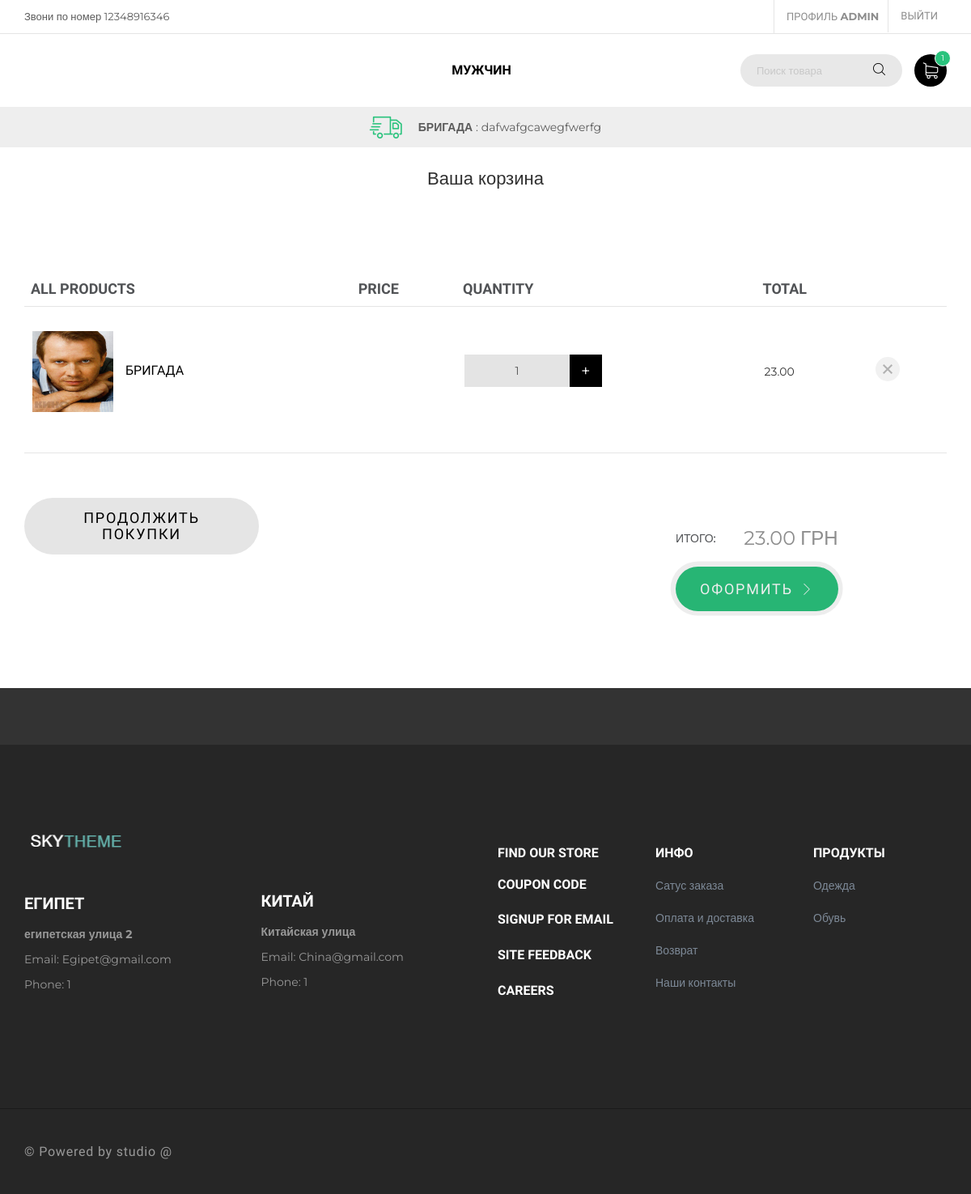
The app's page /cart/ (signed in), older data.
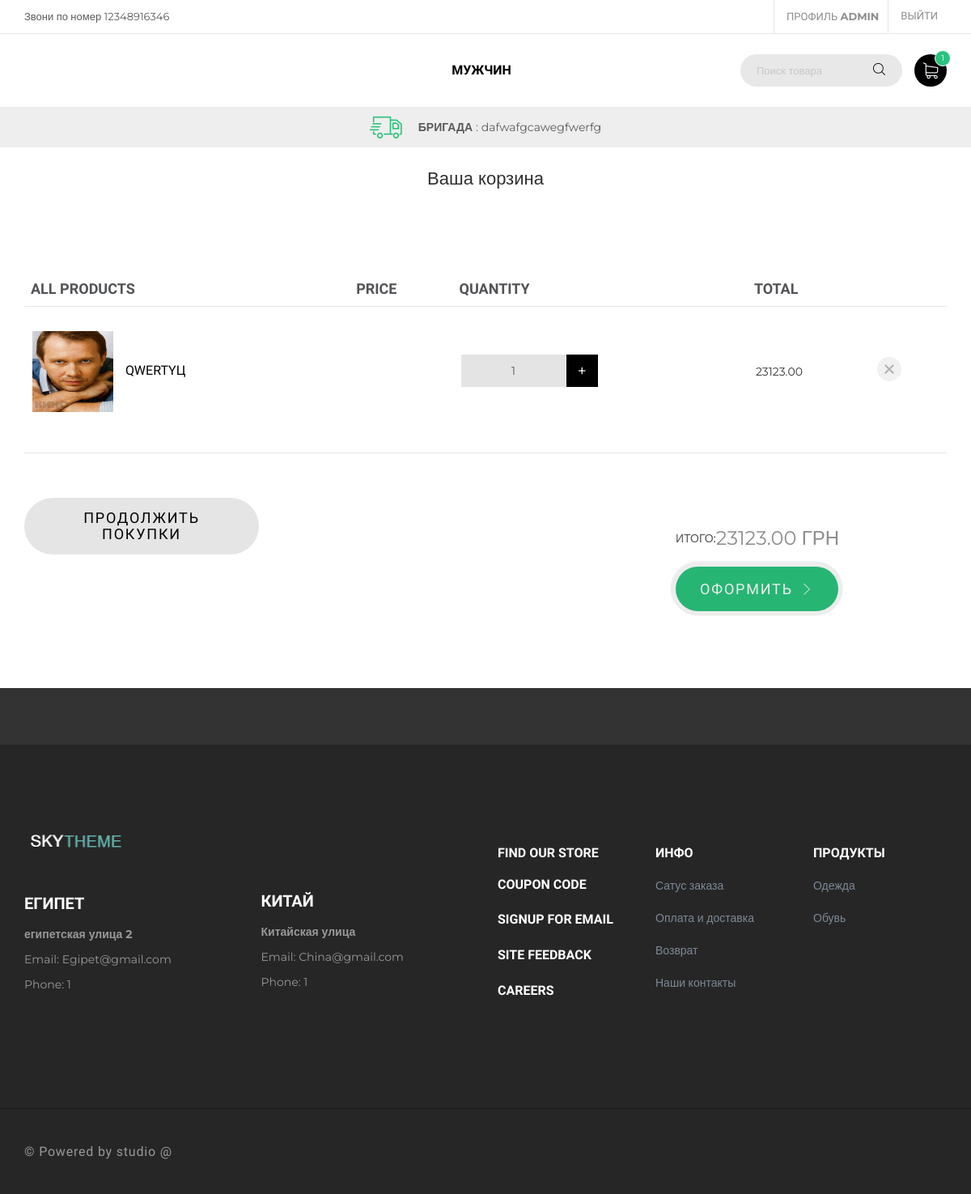
The same page, newer data.
### mainapp/models.py (models this page shows, shortened)
class ChangeMyInfo(models.Model):
    toptext = models.CharField(max_length=150,verbose_name='Текст в левом углу',null=True,blank=True)
    adress1= models.CharField(max_length=150,verbose_name='Адресс 1',null=True,blank=True)
    street1= models.CharField(max_length=150,verbose_name='Улица для адресс 1',null=True,blank=True)
    email1= models.EmailField(max_length=150,verbose_name='емайл для адрес 1',null=True,blank=True)
    phone1= models.CharField(max_length=20, verbose_name='Номер телефона')
    adress2 = models.CharField(max_length=150,verbose_name='Адресс 2',null=True,blank=True)
    street2=  models.CharField(max_length=150,verbose_name='Улица для адресс 2',null=True,blank=True)
    email2= models.EmailField(max_length=150,verbose_name='Емайл для адрес 2',null=True,blank=True)
    phone2= models.CharField(max_length=20, verbose_name='Номер телефона')
    about=  models.CharField(max_length=150,verbose_name='Пару слов о сайте',null=True,blank=True)

class Category(MPTTModel):
    class Meta:
        verbose_name = 'Категории'
        verbose_name_plural = 'Категории'
    parent = TreeForeignKey('self', null=True, blank=True, related_name='children', db_index=True,on_delete=models.PROTECT)
    name = models.CharField(max_length=250,verbose_name='Имя категории')
    slug = models.SlugField(unique=True)
    class MPTTMeta:
        order_insertion_by = ['name']
    def get_absolute_url(self):
        return reverse('category_detail',kwargs={'slug': self.slug})

class Cart(models.Model):
    class Meta:
        verbose_name = 'Корзина'
        verbose_name_plural = 'Корзина'
    owner = models.ForeignKey('Customer',null=True, verbose_name='Владелец',on_delete=models.CASCADE)
    products = models.ManyToManyField(CartProduct,blank=True,related_name='related_cart')
    total_products = models.PositiveIntegerField(default=0)
    final_price = models.DecimalField(max_digits=10,default=0, decimal_places=2,verbose_name='Общая сумма')
    in_order= models.BooleanField(default=False)
    for_anonymoys_user= models.BooleanField(default=False)

class TopText(models.Model):
    class Meta:
        verbose_name='текст в бегущей строке'
    title=models.CharField(max_length=50,verbose_name='Заголовок',null=True,blank=True)
    text= models.CharField(max_length=250,verbose_name='текст в бегущей строке',null=True,blank=True)

class CartProduct(models.Model):
    class Meta:
        verbose_name = 'Продукт для корзины'
        verbose_name_plural = 'Продукты для корзины'
    user  = models.ForeignKey('Customer',verbose_name='Покупатель', on_delete=models.CASCADE)
    cart = models.ForeignKey('Cart',verbose_name='Корзина',on_delete=models.CASCADE,related_name='related_products')
    product= models.ForeignKey(Product,verbose_name='Товар',on_delete=models.CASCADE)
    qty = models.PositiveIntegerField(default=1)
    final_price = models.DecimalField(max_digits=10,decimal_places=2,verbose_name='Общая сумма')

class Product(models.Model):
    class Meta:
        verbose_name = 'Продукт'
        verbose_name_plural = 'Продукты'
        order_with_respect_to='slug'
    category =  TreeForeignKey(Category, blank=True, null=True, related_name='category', verbose_name="Выберите категорию",on_delete=models.PROTECT)
    title = models.CharField(max_length=250,verbose_name='Наименоватние продукта')
    slug=models.SlugField(unique=True)
    image1 = models.ImageField(verbose_name='Главное изображение',upload_to='photos/%Y/%m/%d/')
    image2 = models.ImageField(null=True,blank=True, verbose_name='Изображение 2',upload_to='products/%Y/%m/%d/')
    image3 = models.ImageField(null=True,blank=True, verbose_name='Изображение 3',upload_to='products/%Y/%m/%d/')
    image4 = models.ImageField(null=True,blank=True, verbose_name='Изображение 4',upload_to='products/%Y/%m/%d/')
    image5 = models.ImageField(null=True,blank=True, verbose_name='Изображение 5',upload_to='products/%Y/%m/%d/')
    features = models.ManyToManyField("specs.ProductFeatures", blank=True, related_name='features_for_product')
    available = models.BooleanField(default=True,verbose_name="Наличие")
    description = models.TextField(verbose_name='Описание товара',null=True)
    price = models.DecimalField(max_digits=10,decimal_places=2,verbose_name='Цена')
    def get_absolute_url(self):
        return reverse('product_detail',kwargs={'slug':self.slug})

### mainapp/views.py (the view)
# urls.py: path('cart/',CartView.as_view(),name='cart'),
class CartView(CartMixin, View):
    def get(self, request, *args, **kwargs):
        category = Category.objects.all()
        context = {
            'cart': self.cart,
            'category': category
        }
        return render(request, 'cart.html', context)

### mainapp/context_processors.py (called while the page is built)
def single_well_info(request):
    category = Category.objects.all()
    toptext=TopText.objects.all()
    myinfo= ChangeMyInfo.objects.all()
    logo = Logo.objects.all()
    if not request.session.session_key:
        request.session.create()
    return {
        'topcategory': category,
        'toptext':toptext,
        'myinfo': myinfo,
        'logo': logo,
    }

### mainapp/mixins.py (called while the page is built, shortened)
    def dispatch(self,request,*args,**kwargs):
        if request.user.is_authenticated:
            customer = Customer.objects.filter(user=request.user).first()
            if not customer:
                customer= Customer.objects.create(
                    user=request.user
                )
            cart = Cart.objects.filter(owner=customer,in_order=False).first()
            if not cart:
                cart= Cart.objects.create(owner=customer)
        self.cart=cart
        self.cart.save()
        return super().dispatch(request,*args,**kwargs)

### mainapp/templates/cart.html (shortened to what this page needs)
{%extends 'base.html'%}
{% load static%}
{%block main%}
<h3 class="text-center" style="margin: 25px;">Ваша корзина {%if not cart.products.count%} пуста <div class="container"><img class="myfluid" src="{% static '/images/banner/cip.png'%}" ></div>{%endif%} </h3>
{%if cart.products.count%}
    <main class="ps-main">
      <div class="ps-content pt-80 pb-80">
        <div class="ps-container">
          <div class="ps-cart-listing">
            <table class="table ps-cart__table">
              <thead>
                <tr>
                  <th>All Products</th>
                  <th>Price</th>
                  <th>Quantity</th>
                  <th>Total</th>
                  <th></th>
                </tr>
              </thead>
              <tbody>
                <tr> {%for item in cart.products.all%}
                  <td><a class="ps-product__preview" href="{{item.product.get_absolute_url}}"><img class="mr-15" src="{{item.product.image1.url}}" alt="">{{item.product.title}}</a></td>
                  <td>{{item.content_object.price}}</td>
                  <td>
                    <form action="{% url 'change_qty'   slug=item.product.slug %}  " method="POST">
                    <div class="form-group--number">
                      {%if item.qty > 1%}
                      <button class="minus"  name="qty" value="0"><span>-</span></button>
                      <input  class="form-control" type="text" value="{{item.qty}}">
                      <button class="plus"  name="qty" value="1"><span>+</span></button>
                      {%else%}
                      <input  class="form-control" type="text" value="{{item.qty}}">
                      <button class="plus"  name="qty" value="1"><span>+</span></button>
                      {%endif%}
                    </div>
                  </form>
                  </td>
                  <td>{{item.final_price}}</td>
                  <td>
                    <a href="{%url 'remove_from_cart' slug=item.product.slug%}"><div class="ps-remove"></div></a>
                  </td>
                </tr>
              </tbody>{%endfor%}
            </table>
            <div class="ps-cart__actions">
              <div class="ps-cart__promotion">
                <div class="form-group pb-10">
                 <a href="/"> <button class="ps-btn ps-btn--gray" >Продолжить покупки</button></a>
                </div>
              </div>
              <div class="ps-cart__total">
                <h3>Итого: <span> {{cart.final_price}} Грн</span></h3><a class="ps-btn" href="{%url 'checkout'%}">Оформить<i class="ps-icon-next"></i></a>
              </div>
            </div>
          </div>
            </div>
          </div>
    </main>
    {%endif%}
    {%endblock main%}

### mainapp/templates/base.html (shortened to what this page needs)
{% load static%}
{% load mptt_tags %}
<!DOCTYPE html>
<html lang="en">
  <head>
    <link rel="stylesheet" href="{% static 'plugins/font-awesome/css/font-awesome.min.css'%}">
    <link rel="stylesheet" href="{% static 'plugins/ps-icon/style.css'%}">
    <link rel="stylesheet" href="{% static 'plugins/bootstrap/dist/css/bootstrap.min.css'%}">
    <link rel="stylesheet" href="{% static 'plugins/owl-carousel/assets/owl.carousel.css'%}">
    <link rel="stylesheet" href="{% static 'plugins/jquery-bar-rating/dist/themes/fontawesome-stars.css'%}">
    <link rel="stylesheet" href="{% static 'plugins/slick/slick/slick.css'%}">
    <link rel="stylesheet" href="{% static 'plugins/bootstrap-select/dist/css/bootstrap-select.min.css'%}">
    <link rel="stylesheet" href="{% static 'plugins/Magnific-Popup/dist/magnific-popup.css'%}">
    <link rel="stylesheet" href="{% static 'plugins/jquery-ui/jquery-ui.min.css'%}">
    <link rel="stylesheet" href="{% static 'plugins/revolution/css/settings.css'%}">
    <link rel="stylesheet" href="{% static 'plugins/revolution/css/layers.css'%}">
    <link rel="stylesheet" href="{% static 'plugins/revolution/css/navigation.css'%}">
    <link rel="stylesheet" href="{% static 'css/style.css'%}">
  </head>
  <body class="ps-loading">
    <header class="header">
      <div class="header__top">
        <div class="container-fluid">
          <div class="row">
                <div class="col-lg-6 col-md-8 col-sm-6 col-xs-12 ">
               <p>{%for i in myinfo%}
                 {{i.toptext}}
                {%endfor%}</p>
                </div>
                <div class="col-lg-6 col-md-4 col-sm-6 col-xs-12 ">
                  {%if not request.user.is_authenticated%}
                  <div class="header__actions"><a href="{%url 'login'%}">Вход</a>
                    <div class="header__actions"><a href="{%url 'registration'%}">Регистрация</a>
                 {%else%}
                 <div class="header__actions"><a href="{% url 'profile' %}">Профиль <strong> {{request.user.username}}</strong></a>
                  <div class="header__actions"><a href="{%url 'logout'%}">Выйти</a>
                  {%endif%}
                  </div>
                </div>
              </div>
                  </div>
                </div>
          </div>
      <nav class="navigation">
        <div class="container-fluid">
          <div class="navigation__column left">
            <div class="header__logo"><a class="ps-logo" href="{%url 'base'%}"><img src="{%for i in logo%} {{i.logo.url}} {%endfor%}" alt=""></a></div>
          </div>
 <div class="navigation__column center">
  <ul class="main-menu menu">
{% for node in topcategory.all %}
     {% if node.level == 0 %}
<li class="menu-item menu-item-has-children has-mega-menu"><a href="{{ node.get_absolute_url }}">{{ node.name }}</a>
  {% endif %}
</li>
{% endfor %}
</div>
          <div class="navigation__column right">
            <form class="ps-search--header" action="/category/men/"  method="GET">
              <input class="form-control" name="search" type="search" placeholder="Поиск товара">
              <button><i class="ps-icon-search"></i></button>
            </form>
            <div class="ps-cart"><a class="ps-cart__toggle" href="{%url 'cart'%}"><span><i>{{cart.products.count}}</i></span><i class="ps-icon-shopping-cart"></i></a>
            </div>
          </div>
        </div>
      </nav>
    </header>
    <div class="header-services">
      <div class="ps-services owl-slider" data-owl-auto="true" data-owl-loop="true" data-owl-speed="7000" data-owl-gap="0" data-owl-nav="true" data-owl-dots="false" data-owl-item="1" data-owl-item-xs="1" data-owl-item-sm="1" data-owl-item-md="1" data-owl-item-lg="1" data-owl-duration="1000" data-owl-mousedrag="on">
        {% for text in toptext %}
        <p class="ps-service"><i class="ps-icon-delivery"></i><strong>{{text.title }} </strong> : {{ text.text}}</p>
        {%endfor%}
      </div>
    </div>
    {%block main%}
    {%endblock main%}
    <div class="ps-subscribe">
    </div>
    <div class="ps-footer bg--cover" data-background="{%static 'images/background/parallax.jpg'%}">
      <div class="ps-footer__content">
        <div class="ps-container">
          <div class="row">
                <div class="col-lg-3 col-md-3 col-sm-12 col-xs-12 ">
                  <aside class="ps-widget--footer ps-widget--info">
                    <header><a class="ps-logo" href="/"><img src="{%static 'images/logo-white.png'%}" alt=""></a>
                      {%for i in myinfo%}
                      <h3 class="ps-widget__title">{{i.adress1}}</h3>
                    </header>
                    <footer>
                      <p><strong>{{i.street1}}</strong></p>
                      <p>Email: <a href='mailto:{{i.email1}}'>{{i.email1}}</a></p>
                      <p>Phone: {{i.phone1}}</p>
                    </footer>
                  </aside>
                </div>
                <div class="col-lg-3 col-md-3 col-sm-12 col-xs-12 ">
                  <aside class="ps-widget--footer ps-widget--info second">
                    <header>
                      <h3 class="ps-widget__title">{{i.adress2}}</h3>
                    </header>
                    <footer>
                      <p><strong>{{i.street2}}</strong></p>
                      <p>Email: <a href='mailto:{{i.email2}}'>{{i.email2}}</a></p>
                      <p>Phone: {{i.phone2}}</p>
                    </footer>{%endfor%}
                  </aside>
                </div>
                <div class="col-lg-2 col-md-2 col-sm-4 col-xs-12 ">
                  <aside class="ps-widget--footer ps-widget--link">
                    <header>
                      <h3 class="ps-widget__title">Find Our store</h3>
                    </header>
                    <footer>
                      <ul class="ps-list--link">
                        <li><a href="#">Coupon Code</a></li>
                        <li><a href="#">SignUp For Email</a></li>
                        <li><a href="#">Site Feedback</a></li>
                        <li><a href="#">Careers</a></li>
                      </ul>
                    </footer>
                  </aside>
                </div>
                <div class="col-lg-2 col-md-2 col-sm-4 col-xs-12 ">
                  <aside class="ps-widget--footer ps-widget--link">
                    <header>
                      <h3 class="ps-widget__title">Инфо</h3>
                    </header>
                    <footer>
                      <ul class="ps-list--line">
                        <li><a href="{%url 'profile'%}">Сатус заказа</a></li>
                        <li><a href="{%url 'profile'%}">Оплата и доставка</a></li>
                        <li><a href="{%url 'profile'%}">Возврат</a></li>
                        <li><a href="{%url 'about'%}">Наши контакты</a></li>
                      </ul>
                    </footer>
                  </aside>
                </div>
                <div class="col-lg-2 col-md-2 col-sm-4 col-xs-12 ">
                  <aside class="ps-widget--footer ps-widget--link">
                    <header>
                      <h3 class="ps-widget__title">Продукты</h3>
                    </header>
                    <footer>
                      <ul class="ps-list--line">
                        {%for i in topcategory %}
                        {% if i.level == 1 %}
                        <li><a href="{{i.get_absolute_url}}">{{i.name}}</a></li>
                        {%endif%}
                        {%endfor%}
                      </ul>
                    </footer>
                  </aside>
                </div>
          </div>
        </div>
      </div>
      <div class="ps-footer__copyright">
        <div class="ps-container">
          <div class="row">
                <div class="col-lg-6 col-md-6 col-sm-6 col-xs-12 ">
                  {%for i in myinfo%}
                  <p>&copy; {{i.about}}</p>
                  {%endfor%}
                </div>
                <div class="col-lg-6 col-md-6 col-sm-6 col-xs-12 ">
                </div>
          </div>
        </div>
      </div>
    </div>
  </body>
</html>

Row changes from the older to the newer data that the page shows:
no longer on this page (row edited): Cart: products.count "1", final_price "23.00"
no longer on this page (row unchanged): CartProduct: product.image1 (picture), product "БРИГАДА", qty "1", final_price "23.00"
added Cart: products.count "1", final_price "23123.00"
added CartProduct: product.image1 (picture), product "QWERTYЦ", qty "1", final_price "23123.00"
